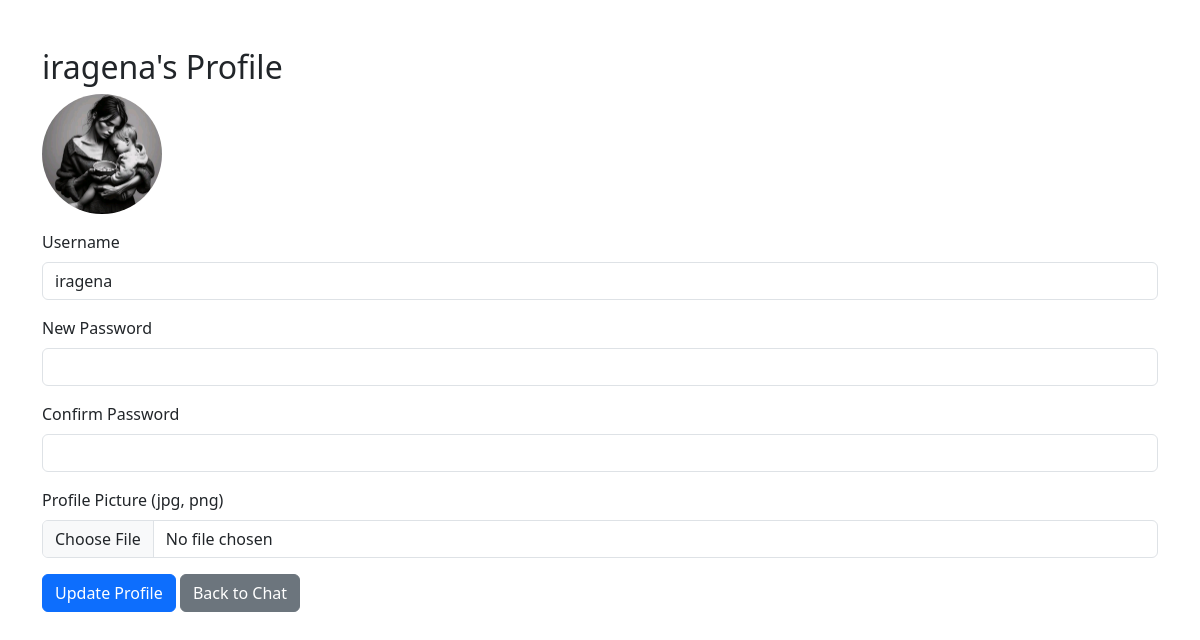
The page /profile (signed in) on the database its author committed.
### app.py (models this page shows)
class User(UserMixin, db.Model):
    id = db.Column(db.Integer, primary_key=True)
    username = db.Column(db.String(80), unique=True, nullable=False)
    password = db.Column(db.String(120), nullable=False)
    profile_pic = db.Column(db.String(120), nullable=True, default='default.png')
    friends = db.relationship('Friend', foreign_keys='Friend.user_id', backref='user', lazy='dynamic')
    friend_of = db.relationship('Friend', foreign_keys='Friend.friend_id', backref='friend', lazy='dynamic')
    groups = db.relationship('GroupMember', backref='user', lazy='dynamic')

### app.py (the view, shortened to what this page needs)
@app.route('/profile', methods=['GET', 'POST'])
@login_required
def profile():
    form = EditProfileForm()
    return render_template('profile.html', form=form, user=current_user)

### app.py
class EditProfileForm(FlaskForm):
    username = StringField('Username', validators=[Optional(), Length(min=3, max=80)])
    password = PasswordField('New Password', validators=[Optional(), Length(min=4)])
    confirm_password = PasswordField('Confirm Password', validators=[Optional(), EqualTo('password')])
    profile_pic = FileField('Profile Picture (jpg, png)')
    submit = SubmitField('Update Profile')

### app.py (called while the page is built)
@login_manager.user_loader
def load_user(user_id):
    return User.query.get(int(user_id))

### templates/profile.html (shortened to what this page needs)
<!DOCTYPE html>
<html lang="en">
<head>
    <link rel="stylesheet" href="https://cdn.jsdelivr.net/npm/bootstrap@5.3.0/dist/css/bootstrap.min.css">
</head>
<body>
<div class="container mt-5">
    <h2>{{ user.username }}'s Profile</h2>
    <div class="mb-3">
        <img src="{{ url_for('static', filename='profile_pics/' + (user.profile_pic or 'default.png')) }}" alt="Profile Picture" width="120" height="120" class="rounded-circle">
    </div>
    <form method="POST" enctype="multipart/form-data">
        <div class="mb-3">
            {{ form.username.label(class="form-label") }}
            {{ form.username(class="form-control", value=user.username) }}
        </div>
        <div class="mb-3">
            {{ form.password.label(class="form-label") }}
            {{ form.password(class="form-control") }}
        </div>
        <div class="mb-3">
            {{ form.confirm_password.label(class="form-label") }}
            {{ form.confirm_password(class="form-control") }}
        </div>
        <div class="mb-3">
            {{ form.profile_pic.label(class="form-label") }}
            {{ form.profile_pic(class="form-control") }}
        </div>
        <button type="submit" class="btn btn-primary">Update Profile</button>
        <a href="/" class="btn btn-secondary">Back to Chat</a>
    </form>
</div>
</body>
</html>

### rows shown on the page
User: username "iragena", profile_pic (picture)
